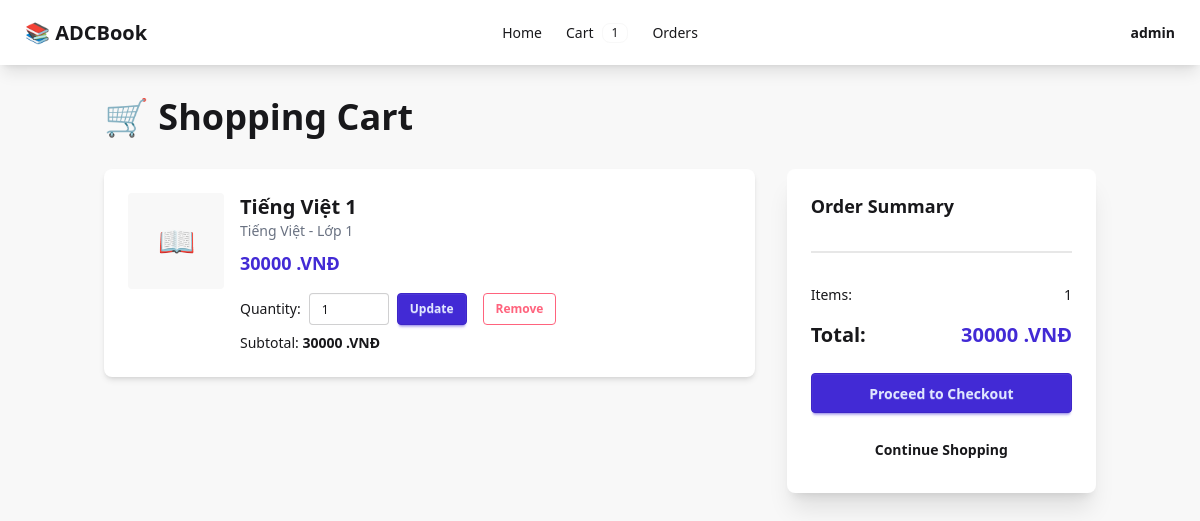
The app's page /cart/ (signed in), older data.
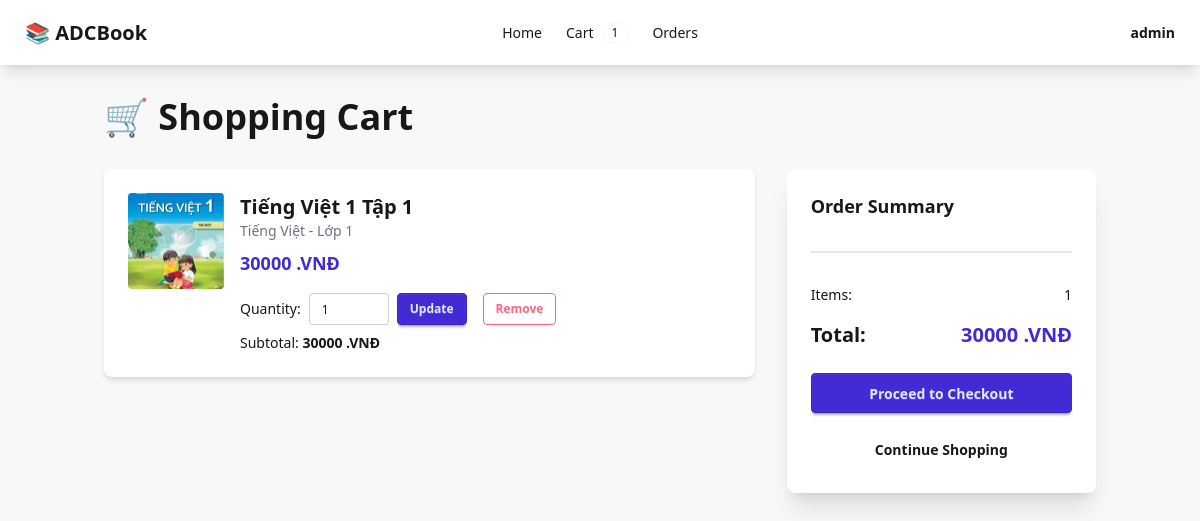
The same page, newer data.
### cart/models.py (models this page shows, shortened)
class CartItem(models.Model):
    cart = models.ForeignKey(Cart, on_delete=models.CASCADE, related_name='items')
    book = models.ForeignKey(Book, on_delete=models.CASCADE)
    quantity = models.IntegerField(default=1, validators=[MinValueValidator(1)])
    created_at = models.DateTimeField(auto_now_add=True)
    updated_at = models.DateTimeField(auto_now=True)
    class Meta:
        unique_together = ('cart', 'book')
    def subtotal(self):
        return self.book.price * self.quantity

### books/models.py (models this page shows, shortened)
class Book(models.Model):
    name = models.CharField(max_length=200)
    price = models.DecimalField(max_digits=10, decimal_places=0, validators=[MinValueValidator(0)])
    image = models.ImageField(upload_to='books/', blank=True, null=True)
    grade = models.ForeignKey(Grade, on_delete=models.CASCADE, related_name='books')
    subject = models.ForeignKey(Subject, on_delete=models.CASCADE, related_name='books')
    description = models.TextField(blank=True)
    created_at = models.DateTimeField(auto_now_add=True)
    updated_at = models.DateTimeField(auto_now=True)
    class Meta:
        ordering = ['-created_at']

class Subject(models.Model):
    name = models.CharField(max_length=100, unique=True)
    class Meta:
        ordering = ['name']

class Grade(models.Model):
    name = models.CharField(max_length=50, unique=True)
    order = models.IntegerField(default=0)
    class Meta:
        ordering = ['order', 'name']

### cart/views.py (the view)
# urls.py: path('cart/', cart_views.cart_view, name='cart'),
@login_required
def cart_view(request):
    cart, created = Cart.objects.get_or_create(user=request.user)
    context = {
        'cart': cart,
        'items': cart.items.all(),
    }
    return render(request, 'cart/cart.html', context)

### cart/context_processors.py (called while the page is built)
def cart_count(request):
    if request.user.is_authenticated:
        try:
            cart = request.user.cart
            count = sum(item.quantity for item in cart.items.all())
            return {'cart_count': count}
        except:
            return {'cart_count': 0}
    return {'cart_count': 0}

### cart/models.py (called while the page is built)
    def total_price(self):
        return sum(item.subtotal() for item in self.items.all())

### cart/templates/cart/cart.html
{% extends 'base.html' %} {% block title %}Cart - ADCBook{% endblock %} {% block content %}
<h1 class="text-4xl font-bold mb-8">🛒 Shopping Cart</h1>
{% include "cart/partials/cart_content.html" %} {% endblock %}

### cart/templates/cart/partials/cart_content.html (shortened to what this page needs)
<div id="cart-content" {% if oob %}hx-swap-oob="true" {% endif %}>
    {% if items %}
    <div class="grid grid-cols-1 lg:grid-cols-3 gap-8">
        <div class="lg:col-span-2">
            {% for item in items %}
            <div class="card bg-base-100 shadow-md mb-4" id="cart-item-{{ item.id }}">
                <div class="card-body">
                    <div class="flex gap-4">
                        {% if item.book.image %}
                        <img src="{{ item.book.image.url }}" alt="{{ item.book.name }}" class="w-24 h-24 object-cover rounded"> {% else %}
                        <div class="w-24 h-24 bg-base-200 flex items-center justify-center rounded">
                            <span class="text-3xl">📖</span>
                        </div>
                        {% endif %}
                        <div class="flex-1">
                            <h3 class="text-xl font-bold">{{ item.book.name }}</h3>
                            <p class="text-sm text-gray-500">{{ item.book.subject.name }} - {{ item.book.grade.name }}</p>
                            <p class="text-lg font-bold text-primary mt-2">{{ item.book.price }} .VNĐ</p>
                            <div class="flex gap-4 items-center mt-4">
                                <form method="post" action="{% url 'update_cart_item' item.pk %}" hx-post="{% url 'update_cart_item' item.pk %}" hx-target="#cart-content" hx-swap="outerHTML" class="flex gap-2 items-center">
                                    <label class="text-sm">Quantity:</label>
                                    <input type="number" name="quantity" value="{{ item.quantity }}" min="1" class="input input-bordered input-sm w-20">
                                    <button type="submit" class="btn btn-sm btn-primary">Update</button>
                                </form>
                                <form method="post" action="{% url 'remove_from_cart' item.pk %}" hx-post="{% url 'remove_from_cart' item.pk %}" hx-target="#cart-content" hx-swap="outerHTML">
                                    <button type="submit" class="btn btn-sm btn-error btn-outline">Remove</button>
                                </form>
                            </div>
                            <p class="text-sm mt-2">Subtotal: <span class="font-bold">{{ item.subtotal }} .VNĐ</span></p>
                        </div>
                    </div>
                </div>
            </div>
            {% endfor %}
        </div>
        <div>
            <div class="card bg-base-100 shadow-xl sticky top-4">
                <div class="card-body">
                    <h2 class="card-title">Order Summary</h2>
                    <div class="divider"></div>
                    <div class="flex justify-between mb-2">
                        <span>Items:</span>
                        <span>{{ items.count }}</span>
                    </div>
                    <div class="flex justify-between text-xl font-bold">
                        <span>Total:</span>
                        <span class="text-primary">{{ cart.total_price }} .VNĐ</span>
                    </div>
                    <div class="card-actions justify-end mt-4">
                        <a href="{% url 'checkout' %}" class="btn btn-primary w-full">Proceed to Checkout</a>
                    </div>
                    <a href="{% url 'home' %}" class="btn btn-ghost w-full mt-2">Continue Shopping</a>
                </div>
            </div>
        </div>
    </div>
    {% endif %}
</div>

Row changes from the older to the newer data that the page shows:
changed through a linked row, CartItem "Tiếng Việt": book.image: picture added; book.name "Tiếng Việt 1" → "Tiếng Việt 1 Tập 1"; no longer shows "📖"
